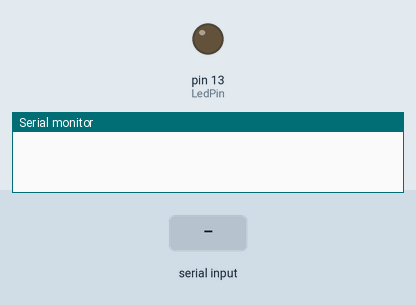
Simulated run of this sketch. Board: Arduino Uno, built with avr-gcc and run on an emulated ATmega328P. Parts: output pins drawn as LEDs (lit = HIGH), the last lines printed to the serial monitor. Inputs (shaded band) come from the test bench.

Above: at 1.2 s.
1.3 s: "H" received over Serial
At 2.1 s:
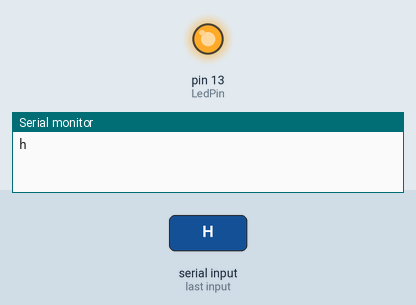
2.8 s: "L" received over Serial
At 3.2 s:
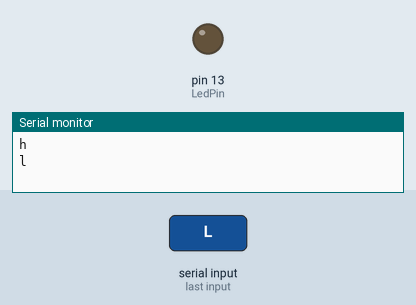
Timing chart, 0 to 5.8 s (numbered marks = the images above; inputs shaded):
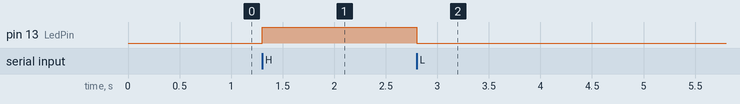

The sketch:

sketch_feb20a.ino
```cpp
int LedPin = 13;

void setup()
{
  pinMode(LedPin, OUTPUT);
  digitalWrite(LedPin, LOW);
  Serial.begin(9600);
}

void loop()
{
  while (Serial.available() == 0) ;
char SR = Serial.read();
if(SR == 'H') {digitalWrite(LedPin, HIGH);
    Serial.println('h');}
if(SR == 'L') {digitalWrite(LedPin, LOW);
    Serial.println('l');}
}
```

Measured:
- after the input at 1.3 s, pin 13 (LedPin): LOW → HIGH at once
- after the input at 2.8 s, pin 13 (LedPin): HIGH → LOW at once
